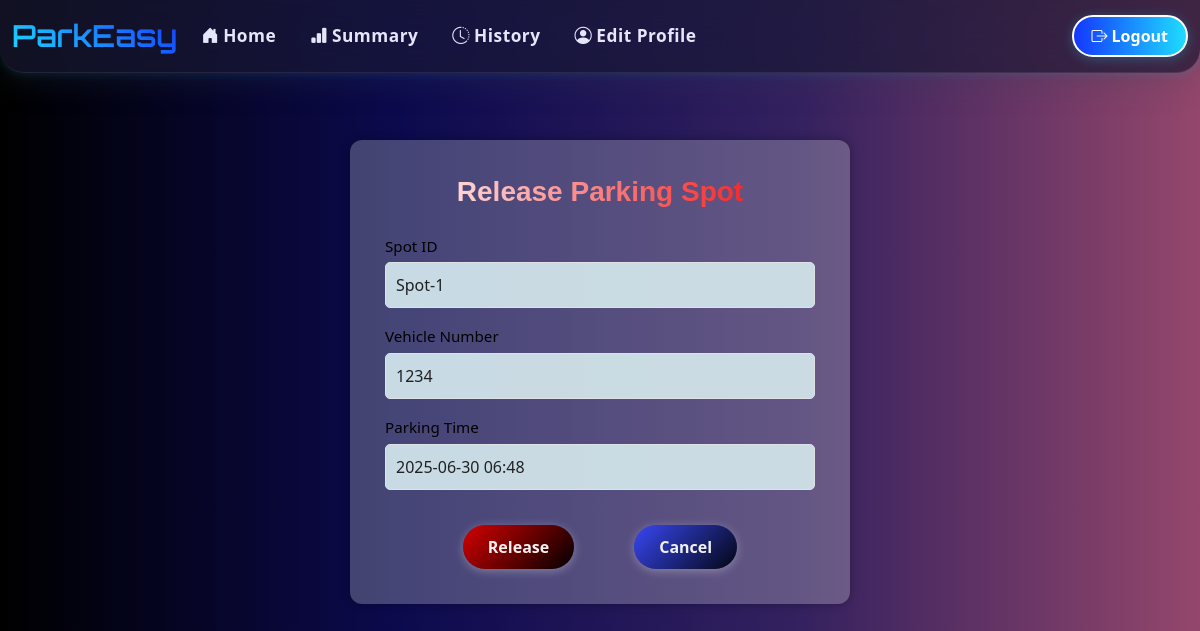
The app's page /user/release/10 (signed in) with its own data.
### models.py (models this page shows)
class ParkingSpot(db.Model):
    __tablename__ = 'parking_spots'
    id = db.Column(db.Integer, primary_key=True)
    lot_id = db.Column(db.Integer, db.ForeignKey('parking_lots.id'), nullable=False)
    status = db.Column(db.String(1), nullable=False, default='A')  # A=Available, O=Occupied
    spot_label = db.Column(db.String(20), nullable=True)
    reservation = db.relationship('Reservation', backref='spot', uselist=False, cascade='all, delete-orphan')

class User(db.Model):
    __tablename__ = 'users'
    id = db.Column(db.Integer, primary_key=True)
    username = db.Column(db.String(80), nullable=False, unique=True)
    password = db.Column(db.String(200), nullable=False)  # Plain text
    email = db.Column(db.String(120), unique=True, nullable=False)
    role = db.Column(db.String(10), default='user', nullable=False)  # 'admin' or 'user'
    vehicle_number = db.Column(db.String(20), nullable=True)
    pin_code = db.Column(db.String(6), nullable=True)
    reservations = db.relationship('Reservation', backref='user', lazy=True)

class Reservation(db.Model):
    __tablename__ = 'reservations'
    id = db.Column(db.Integer, primary_key=True)
    spot_id = db.Column(db.Integer, db.ForeignKey('parking_spots.id'), nullable=False)
    user_id = db.Column(db.Integer, db.ForeignKey('users.id'), nullable=False)
    parking_timestamp = db.Column(db.DateTime, default=datetime.utcnow)
    leaving_timestamp = db.Column(db.DateTime, nullable=True)
    parking_cost = db.Column(db.Float, nullable=True)
    note = db.Column(db.Text, nullable=True)

### app.py (the view, shortened to what this page needs)
@app.route('/user/release/<int:reservation_id>', methods=['GET', 'POST'])
def release_spot(reservation_id):
    if session.get('role') != 'user':
        flash("Unauthorized access!", "warning")
        return redirect(url_for('login'))
    reservation = Reservation.query.get_or_404(reservation_id)
    duration_display = None
    leaving_timestamp = None
    parking_cost = None
    return render_template(
        'user/release.html',
        reservation=reservation,
        leaving_timestamp=leaving_timestamp,
        duration_display=duration_display,
        parking_cost=parking_cost
    )

### templates/user/release.html (shortened to what this page needs)
{% extends 'user/layout.html' %}
{% block content %}
<div class="container mt-5">
    <div class="booking-container">
        <h3>Release Parking Spot</h3>
        <form method="POST">
            <div class="mb-3">
                <label class="form-label">Spot ID</label>
                <input type="text" class="form-control" value="{{ reservation.spot.spot_label or 'N/A' }}" disabled>
            </div>
            <div class="mb-3">
                <label class="form-label">Vehicle Number</label>
                <input type="text" class="form-control" value="{{ reservation.user.vehicle_number or 'N/A' }}" disabled>
            </div>
            <div class="mb-3">
                <label class="form-label">Parking Time</label>
                <input type="text" class="form-control" value="{{ reservation.parking_timestamp.strftime('%Y-%m-%d %H:%M') }}" disabled>
            </div>
            <div class="button-group">
                {% if not leaving_timestamp %}
                    <button type="submit" class="btn btn-danger">Release</button>
                {% endif %}
                <a href="{{ url_for('user_dashboard') }}" class="btn-custom">Cancel</a>
            </div>
        </form>
    </div>
</div>
{% endblock %}

### templates/user/layout.html (style rules this page uses)
body { margin: 0; padding-top: 90px; font-family: 'Segoe UI', Tahoma, Geneva, Verdana, sans-serif; background: linear-gradient(to right, #000000, #0c0a4e, #34215f, #94476b); color: #f8f9fa; min-height: 100vh; }

### templates/user/release.html (style rules this page uses)
.booking-container { background: rgba(245, 248, 246, 0.242); padding: 35px; border-radius: 12px; box-shadow: 0 0 10px rgba(0, 0, 0, 0.3); max-width: 500px; margin: 50px auto; color: #f3e5e5; }
.booking-container h3 { font-weight: bold; font-family: Geneva, Verdana, sans-serif; margin-bottom: 25px; text-align: center; background: linear-gradient(to right, #ffffff,#f60000); -webkit-background-clip: text; -webkit-text-fill-color: transparent; }
.form-label { color: #000000; font-size: 0.95rem; margin-bottom: 5px; }
.form-control:disabled { background: rgba(214, 234, 239, 0.9); color: #202123; font-weight: 500; }
.form-control { background: rgba(214, 234, 239, 0.9); color: #000; border-radius: 5px; padding: 10px; }
.button-group { display: flex; justify-content: center; gap: 60px; margin-top: 35px; }
.btn-danger { background: linear-gradient(135deg, #d60000, #000000); border: none; padding: 10px 25px; font-weight: bold; border-radius: 30px; color: #f6f2f2; transition: all 0.3s ease-in-out; box-shadow: 0px 2px 10px rgba(255, 255, 255, 0.3); }
.btn-custom { padding: 10px 25px; font-size: 16px; font-weight: bold; border-radius: 50px; background: linear-gradient(135deg, #3847f4, #030612); color: rgb(240, 240, 243); border: none; cursor: pointer; transition: all 0.3s ease-in-out; box-shadow: 0px 2px 10px rgba(255, 255, 255, 0.3); text-decoration: none; display: inline-block; }

### records on screen
ParkingSpot: spot "Spot-1"
User: user "1234"
Reservation: parking_timestamp "2025-06-30 06:48"
